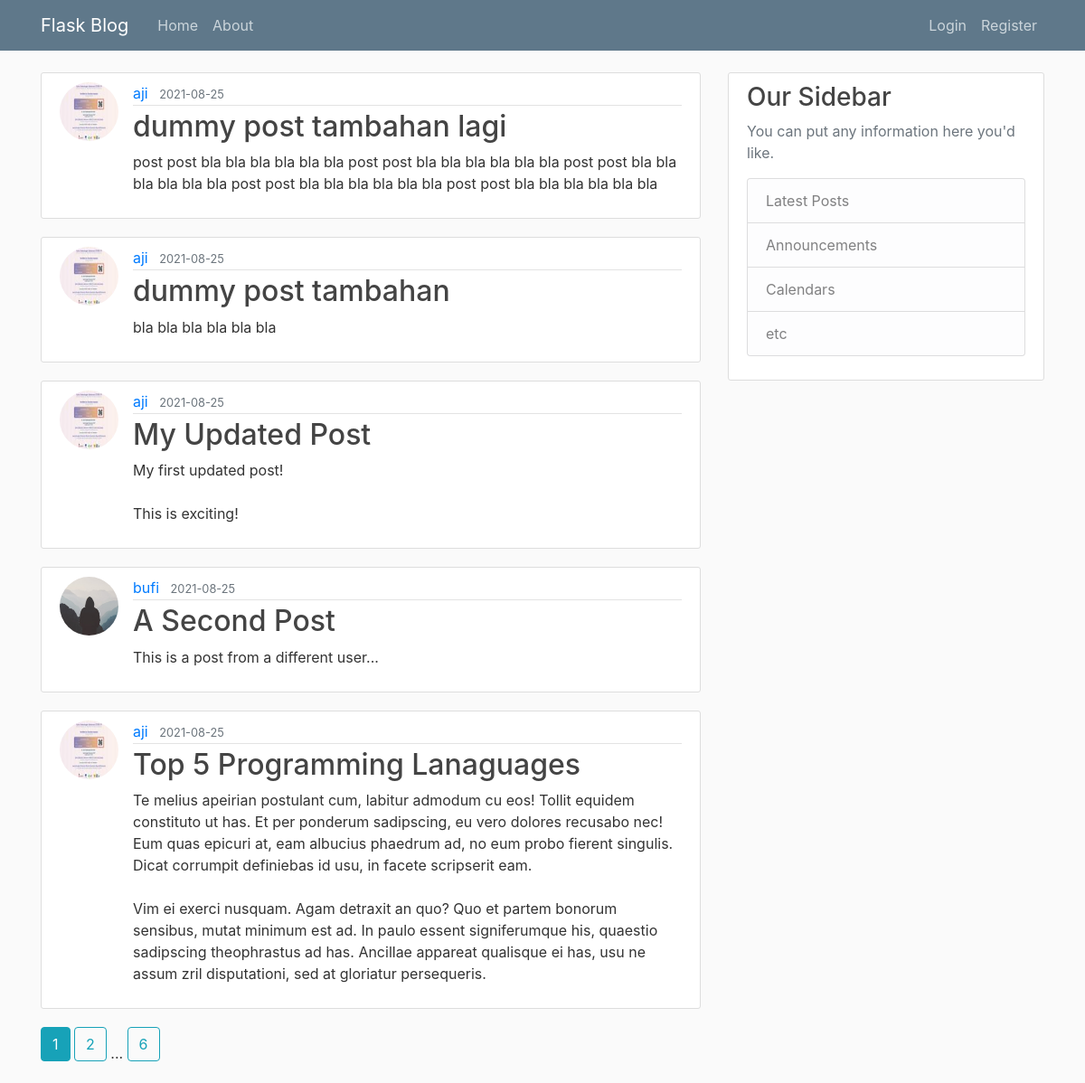
Page /home on the earlier database version.
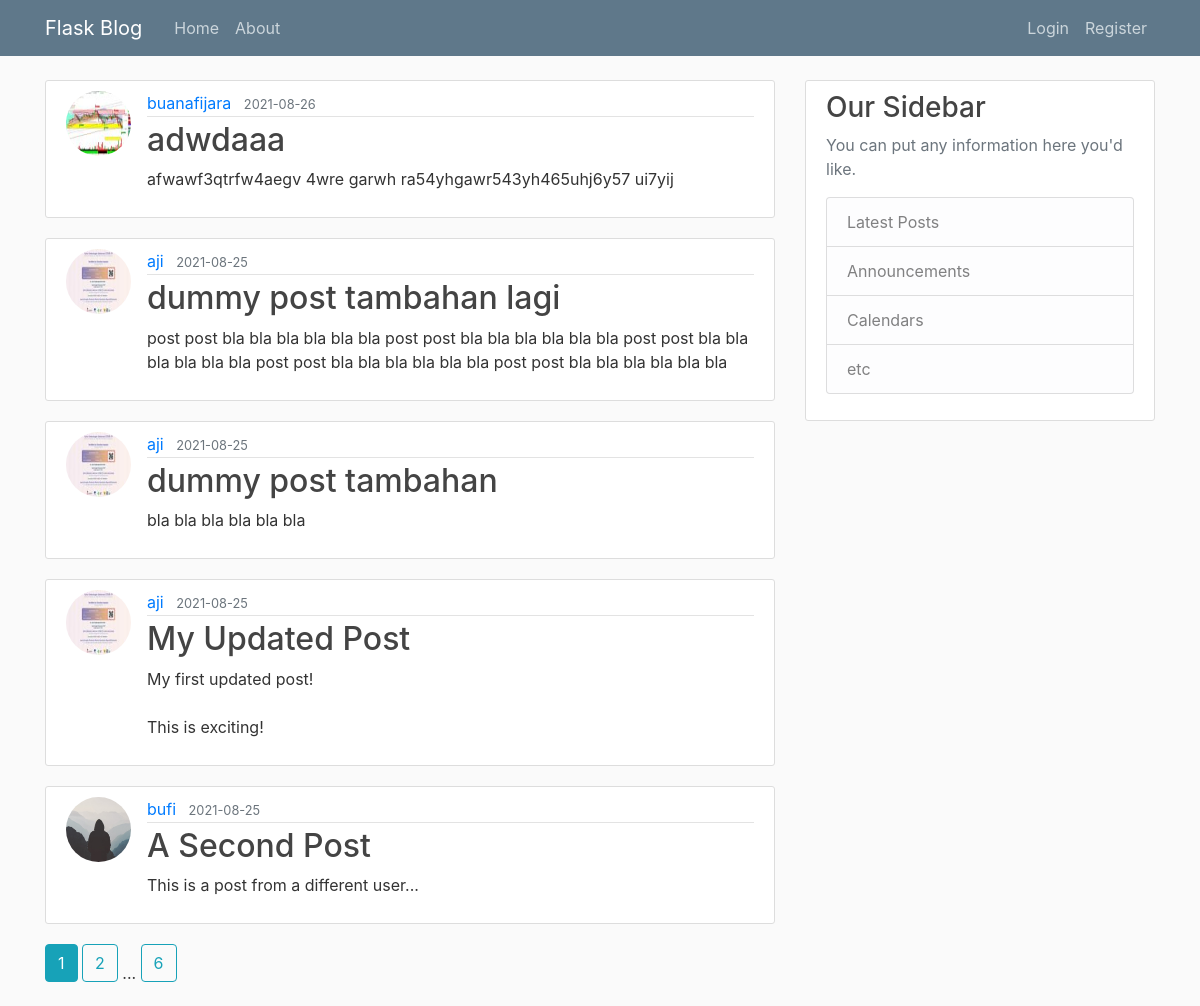
Same page on the later database version.
### flaskblog/models.py (models this page shows, shortened)
class Post(db.Model):
    id = db.Column(db.Integer, primary_key=True)
    title = db.Column(db.String(100), nullable=False)
    date_posted = db.Column(db.DateTime, nullable=False, default=datetime.utcnow)  # use UTC for consistency
    content = db.Column(db.Text, nullable=False)
    user_id = db.Column(db.Integer, db.ForeignKey('user.id'), nullable=False)

class User(db.Model, UserMixin):
    id = db.Column(db.Integer, primary_key=True)
    username = db.Column(db.String(20), unique=True, nullable=False)
    email = db.Column(db.String(120), unique=True, nullable=False)
    image_file = db.Column(db.String(20), nullable=False, default='default.jpg')
    password = db.Column(db.String(60), nullable=False)
    posts = db.relationship('Post', backref='author', lazy=True)

### flaskblog/main/routes.py (the view)
@main.route("/")
@main.route("/home")
def home():
    page = request.args.get('page', 1, type=int)  # 1 == default value
    posts = Post.query.order_by(Post.date_posted.desc()).paginate(per_page=5, page=page)
    return render_template('home.html', posts=posts)

### flaskblog/templates/home.html
{% extends "layout.html" %}
{% block content %}
    {% for post in posts.items %}
    <article class="media content-section">
        <img class="rounded-circle article-img" src="{{ url_for('static',filename='profile_pics/'+post.author.image_file) }}">
        <div class="media-body">
            <div class="article-metadata">
                <a class="mr-2" href="{{ url_for('users.user_posts', username=post.author.username) }}">{{ post.author.username }}</a>
                <small class="text-muted">{{ post.date_posted.strftime('%Y-%m-%d') }}</small>
            </div>
            <h2><a class="article-title" href="{{ url_for('posts.post', post_id=post.id) }}">{{ post.title }}</a></h2>
            <p class="article-content">{{ post.content }}</p>
        </div>
    </article>
    {% endfor %}
    {% for page_num in posts.iter_pages(left_edge=1, right_edge=1, left_current=1, right_current=2) %}
        {% if page_num %}
            {% if posts.page == page_num %}
            <a class="btn btn-info mb-4" href="{{ url_for('main.home',page=page_num) }}">{{ page_num }}</a>
            {% else %}
            <a class="btn btn-outline-info mb-4" href="{{ url_for('main.home',page=page_num) }}">{{ page_num }}</a>
            {% endif %}
        {% else %}
            ...
        {% endif %}
    {% endfor %}
{% endblock content %}

Differences in the rows shown:
no longer on this page (row unchanged): Post: image_file (picture), author.username "aji", date_posted "2021-08-25", title "Top 5 Programming Lanaguages", content "Te melius apeirian postulant cum, labitur admodum cu eos! Tollit equidem constituto ut has. Et per ponderum sadipscing, eu vero dolores recusabo nec! Eum quas epicuri at, eam albucius phaedrum ad, no eum probo fierent singulis. Dicat corrumpit definiebas id usu, in facete scripserit eam. Vim ei exerci nusquam. Agam detraxit an quo? Quo et partem bonorum sensibus, mutat minimum est ad. In paulo essent signiferumque his, quaestio sadipscing theophrastus ad has. Ancillae appareat qualisque ei has, usu ne assum zril disputationi, sed at gloriatur persequeris."
added Post: image_file (picture), author.username "buanafijara", date_posted "2021-08-26", title "adwdaaa", content "afwawf3qtrfw4aegv 4wre garwh ra54yhgawr543yh465uhj6y57 ui7yij"
